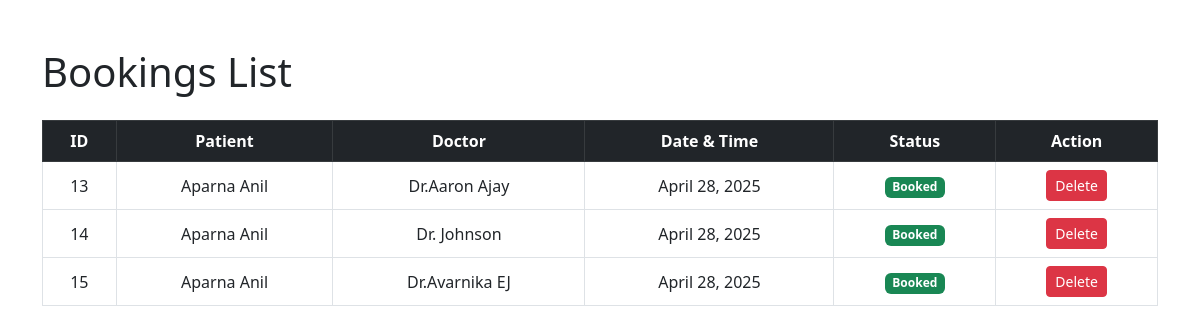
The page /admin-dashboard/bookings/ on the database its author committed.
### doctors/models.py (models this page shows, shortened)
class Appointment(models.Model):
    STATUS_CHOICES = [
        ('booked', 'Booked'),
        ('cancelled', 'Cancelled'),
        ('rescheduled', 'Rescheduled'),
    ]
    user = models.ForeignKey(User, on_delete=models.CASCADE)
    doctor = models.ForeignKey(Doctor, on_delete=models.CASCADE)
    date = models.DateField()
    time_slot = models.TimeField()
    age = models.PositiveIntegerField(null=True, blank=True)
    description = models.TextField(null=True, blank=True)
    predicted_disease = models.CharField(max_length=100, null=True, blank=True)
    created_at = models.DateTimeField(auto_now_add=True)
    status = models.CharField(max_length=20, choices=STATUS_CHOICES, default='booked')

class Doctor(models.Model):
    name = models.CharField(max_length=100)
    specialization = models.CharField(max_length=100)
    hospital=models.ForeignKey(Hospital,on_delete=models.CASCADE,null=True)

### users/models.py (models this page shows, shortened)
class CustomUser(AbstractUser):
    full_name = models.CharField(max_length=255, blank=True, null=True)
    mobile_number = models.CharField(max_length=15, unique=True)
    address = models.TextField(blank=True, null=True)
    age=models.CharField(max_length=3, blank=True,null=True)
    hereditary_diseases = models.CharField(max_length=255, blank=True, default='None')
    other_medical_details = models.CharField(max_length=255, blank=True, default='None')
    blood_group = models.CharField(max_length=10, blank=True,null=True)
    emergency_contact_name = models.CharField(max_length=255, blank=True, null=True)
    emergency_contact_number = models.CharField(max_length=15, blank=True, null=True)
    aadhar_number = models.CharField(max_length=12, unique=True, blank=True, null=True)

### admin_dashboard/views.py (the view)
# urls.py: path('bookings/', views.booking_list, name='booking_list'),
def booking_list(request):
    bookings = Appointment.objects.all()
    return render(request, 'admin_dashboard/booking_list.html', {'bookings': bookings})

### admin_dashboard/templates/admin_dashboard/booking_list.html (shortened to what this page needs)
{% load static %}
<!DOCTYPE html>
<html>
<head>
    <link href="https://cdn.jsdelivr.net/npm/bootstrap@5.3.0/dist/css/bootstrap.min.css" rel="stylesheet">
</head>
<body>
<div class="container my-5">
    <h1 class="mb-4">Bookings List</h1>
    <table class="table table-bordered table-hover text-center align-middle">
        <thead class="table-dark">
            <tr>
                <th>ID</th>
                <th>Patient</th>
                <th>Doctor</th>
                <th>Date & Time</th>
                <th>Status</th>
                <th>Action</th>
            </tr>
        </thead>
        <tbody>
            {% for booking in bookings %}
            <tr>
                <td>{{ booking.id }}</td>
                <td>{{ booking.user.full_name }}</td>
                <td>{{ booking.doctor.name }}</td>
                <td>{{ booking.date }} {{ booking.time }}</td>
                <td>
                    {% if booking.status == 'booked' %}
                        <span class="badge bg-success">Booked</span>
                    {% elif booking.status == 'cancelled' %}
                        <span class="badge bg-danger">Cancelled</span>
                    {% elif booking.status == 'rescheduled' %}
                        <span class="badge bg-primary">Rescheduled</span>
                    {% else %}
                        <span class="badge bg-secondary">{{ booking.status }}</span>
                    {% endif %}
                </td>
                <td>
                    <a href="{% url 'booking_delete' booking.id %}" class="btn btn-sm btn-danger" onclick="return confirm('Are you sure you want to delete/cancel this booking?');">
                        Delete
                    </a>
                </td>
            </tr>
            {% empty %}
            <tr>
                <td colspan="6">No bookings found.</td>
            </tr>
            {% endfor %}
        </tbody>
    </table>
</div>
</body>
</html>

### rows shown on the page
Appointment: id "13", user.full_name "Aparna Anil", doctor.name "Dr.Aaron Ajay", date "April 28, 2025", status "Booked"
Appointment: id "14", user.full_name "Aparna Anil", doctor.name "Dr. Johnson", date "April 28, 2025", status "Booked"
Appointment: id "15", user.full_name "Aparna Anil", doctor.name "Dr.Avarnika EJ", date "April 28, 2025", status "Booked"
